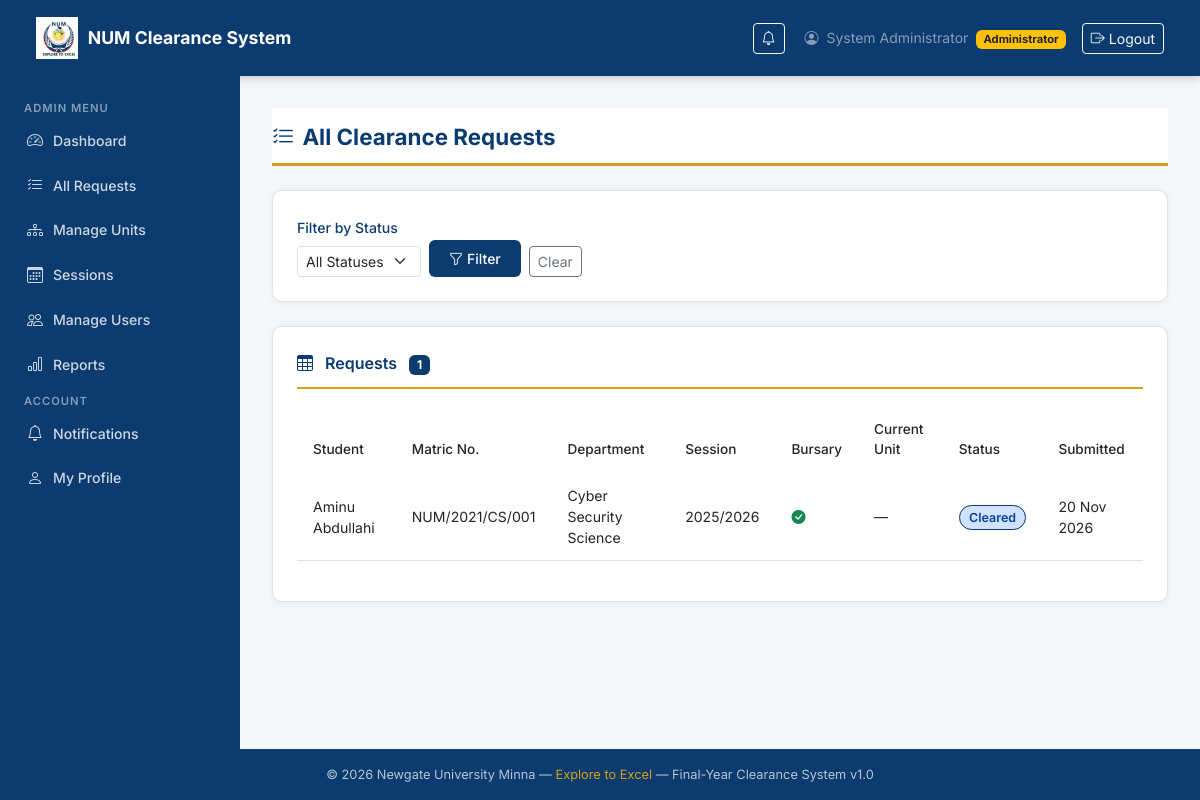
/clearance/admin/requests/ (signed in), run on the app's committed database.
### accounts/models.py (models this page shows, shortened)
class CustomUser(AbstractUser):
    ROLE_CHOICES = [
        ('student',      'Student'),
        ('bursary',      'Bursary Officer'),
        ('unit_officer', 'Unit Officer'),
        ('admin',        'Administrator'),
    ]
    role            = models.CharField(max_length=20, choices=ROLE_CHOICES, default='student')
    matric_number   = models.CharField(max_length=20, blank=True, null=True, unique=True)
    department      = models.CharField(max_length=100, blank=True, null=True)
    phone           = models.CharField(max_length=15, blank=True, null=True)
    is_verified     = models.BooleanField(default=False)
    @property
    def is_student(self):
        return self.role == 'student'
    @property
    def is_bursary(self):
        return self.role == 'bursary'
    @property
    def is_unit_officer(self):
        return self.role == 'unit_officer'
    @property
    def is_admin_user(self):
        return self.role == 'admin'

### clearance/models.py (models this page shows, shortened)
class ClearanceRequest(models.Model):
    STATUS_CHOICES = [
        ('pending',  'Pending'),
        ('cleared',  'Cleared'),
        ('declined', 'Declined'),
    ]
    student             = models.ForeignKey(
                            settings.AUTH_USER_MODEL,
                            on_delete=models.CASCADE,
                            related_name='clearance_requests',
                            limit_choices_to={'role': 'student'}
                          )
    session_year        = models.CharField(max_length=20)   # e.g. 2024/2025
    status              = models.CharField(max_length=10, choices=STATUS_CHOICES, default='pending')
    bursary_confirmed   = models.BooleanField(default=False)
    bursary_confirmed_by = models.ForeignKey(
                            settings.AUTH_USER_MODEL,
                            on_delete=models.SET_NULL,
                            null=True, blank=True,
                            related_name='bursary_confirmations',
                            limit_choices_to={'role': 'bursary'}
                          )
    bursary_confirmed_at = models.DateTimeField(null=True, blank=True)
    current_unit        = models.ForeignKey(
                            Unit,
                            on_delete=models.SET_NULL,
                            null=True, blank=True,
                            related_name='current_requests'
                          )
    submitted_at        = models.DateTimeField(auto_now_add=True)
    completed_at        = models.DateTimeField(null=True, blank=True)
    class Meta:
        unique_together = ('student', 'session_year')
        ordering = ['-submitted_at']

### clearance/views.py (the view)
@login_required
@role_required('admin')
def admin_requests(request):
    status_filter = request.GET.get('status', '')
    requests = ClearanceRequest.objects.select_related(
        'student', 'current_unit'
    ).order_by('-submitted_at')
    if status_filter:
        requests = requests.filter(status=status_filter)
    return render(request, 'clearance/admin_requests.html', {
        'requests':      requests,
        'status_filter': status_filter,
    })

### clearance/templatetags/clearance_tags.py (called while the page is built)
@register.simple_tag
def unread_count(user):
    if not user or not user.is_authenticated:
        return 0
    return Notification.objects.filter(
        user=user,
        is_read=False
    ).count()

### clearance/views.py (called while the page is built)
def role_required(*roles):
    from functools import wraps
    def decorator(view_func):
        @wraps(view_func)
        def _wrapped(request, *args, **kwargs):
            if not request.user.is_authenticated:
                return redirect('login')
            if request.user.role not in roles:
                messages.error(request, 'Access denied.')
                return redirect('dashboard')
            return view_func(request, *args, **kwargs)
        return _wrapped
    return decorator

### templates/clearance/admin_requests.html (shortened to what this page needs)
{% extends 'base.html' %}
{% block content %}
<div class="page-header">
  <h1><i class="bi bi-list-check me-2"></i>All Clearance Requests</h1>
</div>
<div class="num-card mb-4">
  <form method="get" class="d-flex gap-2 align-items-end flex-wrap">
    <div>
      <label class="form-label small">Filter by Status</label>
      <select name="status" class="form-select form-select-sm">
        <option value="">All Statuses</option>
      </select>
    </div>
    <button type="submit" class="btn btn-num btn-sm">
      <i class="bi bi-funnel me-1"></i>Filter
    </button>
    <a href="{% url 'clearance:admin_requests' %}"
       class="btn btn-outline-secondary btn-sm">
      Clear
    </a>
  </form>
</div>
<div class="num-card">
  <div class="card-title">
    <i class="bi bi-table me-2"></i>
    Requests
    <span class="badge ms-2"
          style="background:var(--num-navy); color:white;">
      {{ requests.count }}
    </span>
  </div>
  {% if requests %}
    <div class="table-responsive">
      <table class="table num-table">
        <thead>
          <tr>
            <th>Student</th>
            <th>Matric No.</th>
            <th>Department</th>
            <th>Session</th>
            <th>Bursary</th>
            <th>Current Unit</th>
            <th>Status</th>
            <th>Submitted</th>
          </tr>
        </thead>
        <tbody>
          {% for req in requests %}
            <tr>
              <td>{{ req.student.get_full_name }}</td>
              <td>{{ req.student.matric_number }}</td>
              <td>{{ req.student.department }}</td>
              <td>{{ req.session_year }}</td>
              <td>
                {% if req.bursary_confirmed %}
                  <i class="bi bi-check-circle-fill"
                     style="color:var(--num-green);"></i>
                {% else %}
                  <i class="bi bi-clock"
                     style="color:var(--num-gold);"></i>
                {% endif %}
              </td>
              <td class="small">
                {{ req.current_unit.name|default:"—" }}
              </td>
              <td>
                <span class="status-badge badge-{{ req.status }}">
                  {{ req.get_status_display }}
                </span>
              </td>
              <td class="small">
                {{ req.submitted_at|date:"d M Y" }}
              </td>
            </tr>
          {% endfor %}
        </tbody>
      </table>
    </div>
  {% else %}
    <div class="text-center py-4 text-muted">
      <i class="bi bi-inbox fs-2"></i>
      <p class="mt-2">No requests found.</p>
    </div>
  {% endif %}
</div>
{% endblock %}

### templates/base.html (shortened to what this page needs)
{% load static clearance_tags %}
<!DOCTYPE html>
<html lang="en">
<head>
  <link href="https://cdn.jsdelivr.net/npm/bootstrap@5.3.0/dist/css/bootstrap.min.css" rel="stylesheet"/>
  <link href="https://cdn.jsdelivr.net/npm/bootstrap-icons@1.11.0/font/bootstrap-icons.css" rel="stylesheet"/>
</head>
<body>
  {% if user.is_authenticated %}
  <nav class="navbar num-navbar">
    <div class="container-fluid">
      <a class="navbar-brand" href="{% url 'dashboard' %}">
        {% load static %}
        <img src="{% static 'images/num-logo.webp' %}" alt="NUM Logo"/>
        <span>NUM Clearance System</span>
      </a>
      <div class="d-flex align-items-center gap-3">
        {% load clearance_tags %}
          {% unread_count request.user as unread %}
        <a href="{% url 'clearance:notifications' %}"
          class="btn btn-sm btn-outline-light position-relative me-1">
          <i class="bi bi-bell"></i>
        </a>
        <span class="text-white-50 small d-none d-md-inline">
          <i class="bi bi-person-circle me-1"></i>
          {{ user.get_full_name|default:user.username }}
          <span class="badge bg-warning text-dark ms-1" style="font-size:0.7rem;">
            {{ user.get_role_display }}
          </span>
        </span>
        <a href="{% url 'logout' %}" class="btn btn-sm btn-outline-light">
          <i class="bi bi-box-arrow-right me-1"></i>Logout
        </a>
      </div>
    </div>
  </nav>
  <div class="sidebar">
    {% if user.is_student %}
      <span class="sidebar-heading">Student Menu</span>
      <a href="{% url 'dashboard' %}"
         class="nav-link {% if request.resolver_match.url_name == 'dashboard' %}active{% endif %}">
        <i class="bi bi-speedometer2"></i> Dashboard
      </a>
      <a href="{% url 'clearance:submit' %}"
         class="nav-link {% if request.resolver_match.url_name == 'submit' %}active{% endif %}">
        <i class="bi bi-send"></i> Submit Clearance
      </a>
      <a href="{% url 'clearance:status' %}"
         class="nav-link {% if request.resolver_match.url_name == 'status' %}active{% endif %}">
        <i class="bi bi-clipboard2-check"></i> My Status
      </a>
    {% elif user.is_admin_user %}
      <span class="sidebar-heading">Admin Menu</span>
      <a href="{% url 'dashboard' %}" class="nav-link">
        <i class="bi bi-speedometer2"></i> Dashboard
      </a>
      <a href="{% url 'clearance:admin_requests' %}" class="nav-link">
        <i class="bi bi-list-check"></i> All Requests
      </a>
      <a href="{% url 'clearance:admin_units' %}" class="nav-link">
        <i class="bi bi-diagram-3"></i> Manage Units
      </a>
      <a href="{% url 'clearance:admin_sessions' %}" class="nav-link {% if request.resolver_match.url_name == 'admin_sessions' %}active{% endif %}">
        <i class="bi bi-calendar3"></i> Sessions
      </a>
      <a href="{% url 'accounts:manage_users' %}" class="nav-link">
        <i class="bi bi-people"></i> Manage Users
      </a>
      <a href="{% url 'clearance:reports' %}" class="nav-link">
        <i class="bi bi-bar-chart"></i> Reports
      </a>
    {% endif %}
    <span class="sidebar-heading" style="margin-top:2rem;">Account</span>
      <a href="{% url 'clearance:notifications' %}"
        class="nav-link {% if request.resolver_match.url_name == 'notifications' %}active{% endif %}">
        <i class="bi bi-bell"></i> Notifications
        {% unread_count request.user as unread %}
      </a>
      <a href="{% url 'accounts:profile' %}" class="nav-link">
        <i class="bi bi-person"></i> My Profile
      </a>
  </div>
  <div class="main-content">
    {% block content %}{% endblock %}
  </div>
  {% else %}
    {% block auth_content %}{% endblock %}
  {% endif %}
  <footer class="num-footer">
    &copy; {% now "Y" %} Newgate University Minna &mdash;
    <span>Explore to Excel</span> &mdash;
    Final-Year Clearance System v1.0
  </footer>
</body>
</html>

### templates/base.html (style rules this page uses)
:root { --num-navy: #0b3b6f; --num-gold: #d4a017; --num-light: #f4f6f9; --num-white: #ffffff; --num-text: #212529; --num-border: #dee2e6; --num-green: #198754; --num-red: #dc3545; }
* { font-family: 'Inter', sans-serif; }
body { background-color: var(--num-light); color: var(--num-text); min-height: 100vh; display: flex; flex-direction: column; }
.num-navbar { background-color: var(--num-navy); padding: 0.75rem 1.5rem; box-shadow: 0 2px 8px rgba(0,0,0,0.2); }
.num-navbar .navbar-brand { color: var(--num-white) !important; font-weight: 700; font-size: 1.1rem; display: flex; align-items: center; gap: 10px; }
.num-navbar .navbar-brand img { height: 42px; width: auto; }
.sidebar { background-color: var(--num-navy); min-height: calc(100vh - 70px); width: 240px; position: fixed; top: 70px; left: 0; padding: 1.5rem 0; z-index: 100; transition: transform 0.3s; }
.sidebar .sidebar-heading { color: rgba(255,255,255,0.5); font-size: 0.7rem; font-weight: 600; text-transform: uppercase; letter-spacing: 1px; padding: 0.5rem 1.5rem; margin-top: 1rem; }
.sidebar .nav-link { color: rgba(255,255,255,0.8); font-size: 0.88rem; font-weight: 500; padding: 0.65rem 1.5rem; display: flex; align-items: center; gap: 10px; border-left: 3px solid transparent; transition: all 0.2s; }
.sidebar .nav-link i { font-size: 1rem; }
.main-content { margin-left: 240px; padding: 2rem; flex: 1; }
.num-card { background: var(--num-white); border: 1px solid var(--num-border); border-radius: 10px; box-shadow: 0 1px 6px rgba(0,0,0,0.06); padding: 1.5rem; margin-bottom: 1.5rem; }
.num-card .card-title { font-size: 1rem; font-weight: 600; color: var(--num-navy); margin-bottom: 1rem; padding-bottom: 0.75rem; border-bottom: 2px solid var(--num-gold); }
.btn-num { background-color: var(--num-navy); color: var(--num-white); border: none; font-weight: 500; border-radius: 6px; padding: 0.5rem 1.25rem; transition: background 0.2s; }
.badge-cleared { background-color: #cfe2ff; color: #084298; border: 1px solid #0b3b6f; }
.status-badge { padding: 0.35em 0.75em; border-radius: 20px; font-size: 0.78rem; font-weight: 600; }
.num-table thead { background-color: var(--num-navy); color: var(--num-white); }
.num-table thead th { font-weight: 500; font-size: 0.85rem; padding: 0.85rem 1rem; border: none; }
.num-table tbody td { padding: 0.75rem 1rem; vertical-align: middle; font-size: 0.88rem; }
.page-header { background: var(--num-white); border-bottom: 3px solid var(--num-gold); padding: 1rem 0 0.75rem; margin-bottom: 1.5rem; }
.page-header h1 { font-size: 1.4rem; font-weight: 700; color: var(--num-navy); margin: 0; }
.form-label { font-weight: 500; font-size: 0.88rem; color: var(--num-navy); }
.num-footer { background-color: var(--num-navy); color: rgba(255,255,255,0.7); text-align: center; padding: 1rem; font-size: 0.8rem; margin-top: auto; }
.num-footer span { color: var(--num-gold); }

### data on the page
CustomUser: get_full_name "System Administrator", role "Administrator"
ClearanceRequest: student.get_full_name "Aminu Abdullahi", student.matric_number "NUM/2021/CS/001", student.department "Cyber Security Science", session_year "2025/2026", bursary_confirmed True (drawn), current_unit.name "—", status "Cleared", submitted_at "20 Nov 2026"

### other printed values
{{ requests.count }} "1"
